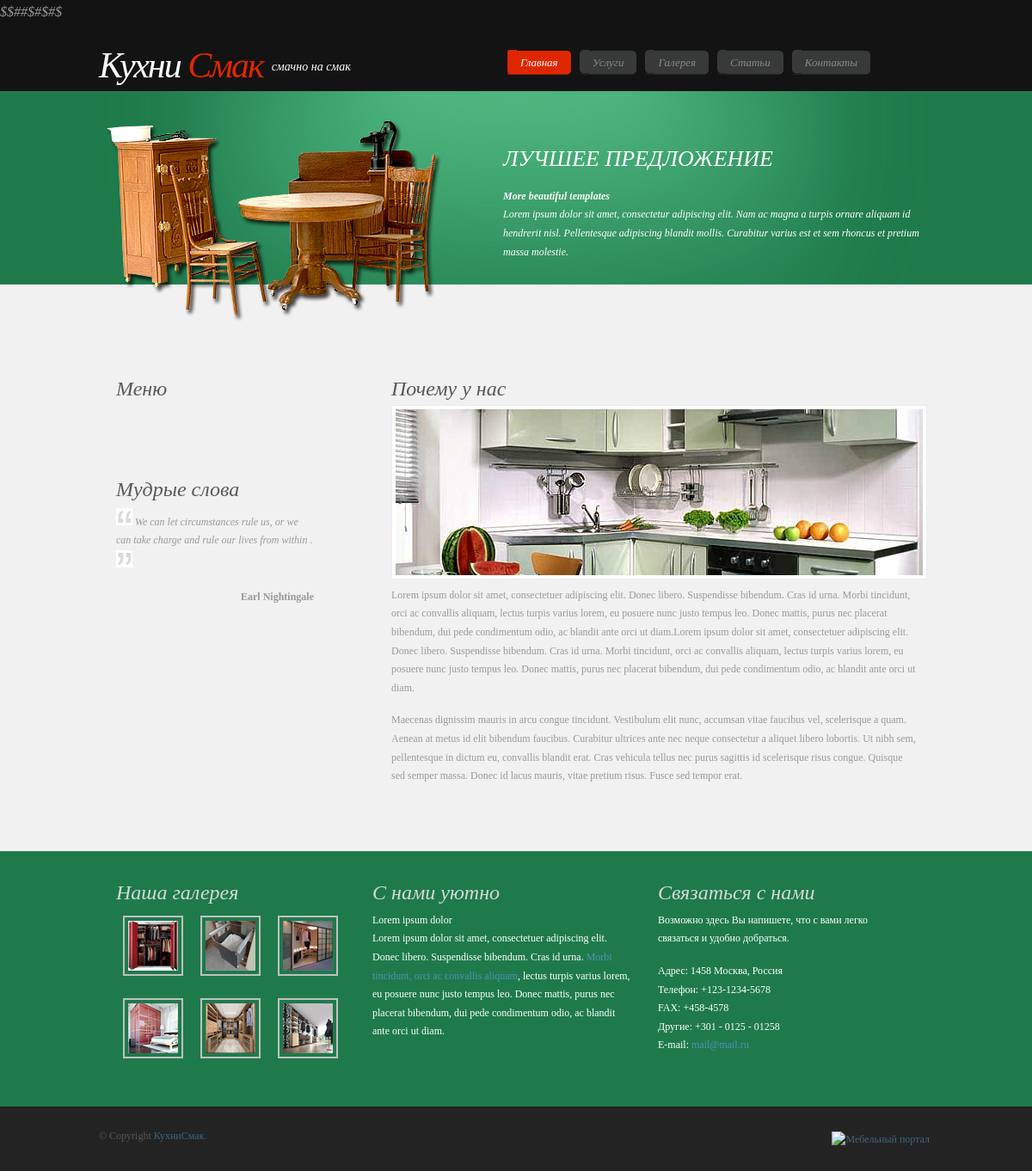
Before: / with the older database file.
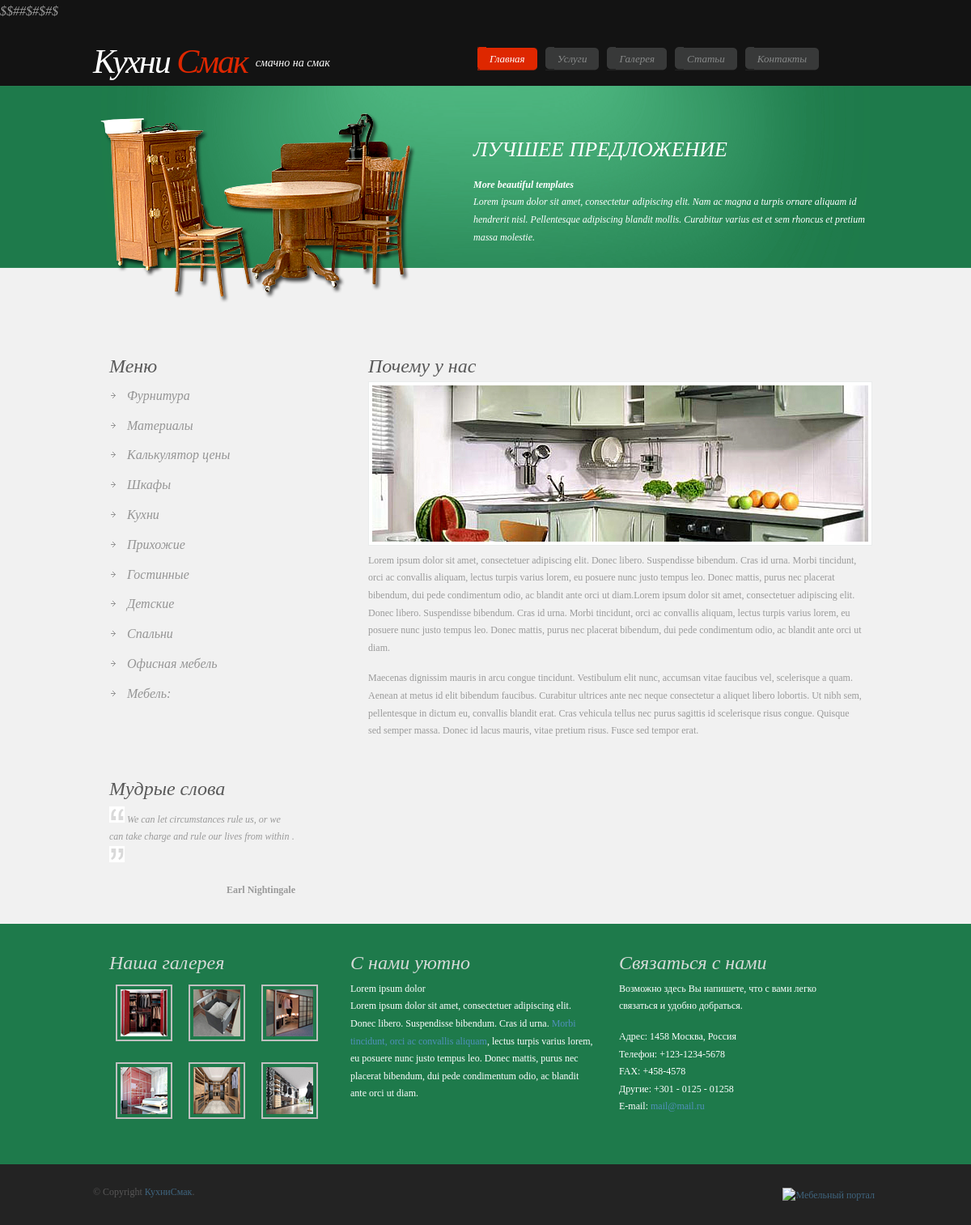
After: the same page with the newer database file.
### tables this page shows
CREATE TABLE IF NOT EXISTS `menu` (
  `id_menu` tinyint(10) unsigned NOT NULL AUTO_INCREMENT,
  `name_menu` varchar(255) NOT NULL,
  `text_menu` text NOT NULL,
  PRIMARY KEY (`id_menu`)
);

CREATE TABLE IF NOT EXISTS `category` (
  `id_category` tinyint(10) unsigned NOT NULL AUTO_INCREMENT,
  `name_category` varchar(255) NOT NULL,
  PRIMARY KEY (`id_category`)
);

### classes/ACore.php (the view, shortened to what this page needs)
<?php
	abstract class ACore{
		protected function get_header(){
		    $query = "SELECT id_menu, name_menu FROM menu";
	        $result = mysql_query($query);
		    echo'
		    <!DOCTYPE html PUBLIC "-//W3C//DTD XHTML 1.0 Transitional//EN" "http://www.w3.org/TR/xhtml1/DTD/xhtml1-transitional.dtd">
		    <html xmlns="http://www.w3.org/1999/xhtml">
		    <head>
		    <title>КухниСмак/Контакты</title>
		    <meta http-equiv="Content-Type" content="text/html; charset=UTF8" />
		    <link href="style.css" rel="stylesheet" type="text/css" />
		    <script type="text/javascript" src="highslide/highslide-with-html.js"></script>
		    <link rel="stylesheet" type="text/css" href="highslide/highslidehtml.css" />
		    <script type="text/javascript">
		    	hs.graphicsDir = "highslide/graphics/";
		    	hs.outlineType = "rounded-white";
		    	hs.wrapperClassName = "draggable-header";
		    </script>
		    </head>
		    <body>
		    <div class="main">
		      <div class="header">
		        <div class="header_resize">
		          <div class="logo">
		            <h1><a href="index.html">Кухни<span> Смак</span></a><small> смачно на смак</small></h1>
		          </div>
		          <div class="menu_nav">
		           <ul>';
		    for ($i=0; $i<5; $i++){
		        $row=mysql_fetch_array($result, MYSQL_ASSOC);
		        if($row['id_menu']==1){
		        	if ($_GET['id_menu']==$row['id_menu'] || !$_GET['id_menu']){
		        		print ('<li class="active">');
		        	}
		        	else{
		        		print ('<li>');
		        	}
		        	printf('<a href="?option=main&id_menu=%s"><span>%s</span></a></li>',$row['id_menu'],$row['name_menu'] );
		        }
		        else{
		        	if ($_GET['id_menu']==$row['id_menu']){
		        		print ('<li class="active">');
		        	}
		        	else{
		        		print ('<li>');
		        	}
		        	printf('<a href="?option=main&id_menu=%s"><span>%s</span></a></li>',$row['id_menu'],$row['name_menu'] );
		        }
		    }
		          echo '</ul>
		            <div class="clr"></div>
		          </div>
		          <div class="clr"></div>
		          <div class="header_img"><img src="images/main_img.png" alt="image" width="400" height="234" />
		          <h2>Лучшее предложение</h2>
		          <p><strong>More beautiful templates </strong><br />
		            Lorem ipsum dolor sit amet, consectetur adipiscing elit. Nam ac magna a turpis ornare aliquam id hendrerit nisl. Pellentesque adipiscing blandit mollis. Curabitur varius est et sem rhoncus et pretium massa molestie. </p>
		          <div class="clr"></div>
		          </div>
		        </div>
		      </div>
		      <div class="clr"></div>';
		}
		protected function get_left_bar(){
			$query = "SELECT id_category, name_category FROM category";
			$result = mysql_query($query);
			echo '
			<div class="content">
			    <div class="content_resize">
			      <div class="sidebar">
				    <div class="search"></div>
			        <div class="gadget">
			          <h2>Меню</h2>
			          <div class="clr"></div>
			          <ul class="sb_menu">';
			        	for ($i=0; $i<mysql_num_rows($result); $i++){
			        		$row=mysql_fetch_array($result, MYSQL_ASSOC);
			        		printf('<li><a href="&option=category&id_category=%s"><span>%s</span></a></li>',$row['id_category'],$row['name_category'] );
			        	}
			        echo'  </ul>
			        </div>
			        <div class="gadget">
			          <h2>Мудрые слова</h2>
			          <div class="clr"></div>
			          <p>   <img src="images/test_1.gif" alt="image" width="19" height="20" /> <em>We can let circumstances rule us, or we can take charge and rule our lives from within </em>.<img src="images/test_2.gif" alt="image" width="19" height="20" /></p>
			          <p style="float:right;"><strong>Earl Nightingale</strong></p>
			        </div>
			      </div>';
		}
		protected function get_footer(){
			echo'
			<div class="fbg">
			    <div class="fbg_resize">
			      <div class="col c1">
			        <h2><span>Наша</span> галерея</h2>
			<div class="highslide-gallery">
			<a href="images/gal11.jpg" class="highslide" onclick="return hs.expand(this)">
			    <img src="images/gal1.jpg"  alt="ДСП" title="Кликни" /></a>
			<a href="images/gal12.jpg" class="highslide" onclick="return hs.expand(this)">
			    <img src="images/gal2.jpg"  alt="ДСП" title="Кликни" /></a>
			<a href="images/gal13.jpg" class="highslide" onclick="return hs.expand(this)">
			    <img src="images/gal3.jpg"  alt="ДСП" title="Кликни" /></a>
			<a href="images/gal14.jpg" class="highslide" onclick="return hs.expand(this)">
			    <img src="images/gal4.jpg"  alt="ДСП" title="Кликни" /></a>
			<a href="images/gal15.jpg" class="highslide" onclick="return hs.expand(this)">
			    <img src="images/gal5.jpg"  alt="ДСП" title="Кликни" /></a>
			<a href="images/gal16.jpg" class="highslide" onclick="return hs.expand(this)">
			    <img src="images/gal6.jpg"  alt="ДСП" title="Кликни" /></a>
			</div>
			      </div>
			      <div class="col c2">
			        <h2><span>С нами уютно</span></h2>
			        <p>Lorem ipsum dolor<br />
			          Lorem ipsum dolor sit amet, consectetuer adipiscing elit. Donec libero. Suspendisse bibendum. Cras id urna. <a href="#">Morbi tincidunt, orci ac convallis aliquam</a>, lectus turpis varius lorem, eu posuere nunc justo tempus leo. Donec mattis, purus nec placerat bibendum, dui pede condimentum odio, ac blandit ante orci ut diam.</p>
			      </div>
			      <div class="col c3">
			        <h2><span>Связаться</span> с нами</h2>
			        <p>Возможно здесь Вы напишете, что с вами легко связаться и удобно добраться.</p>
			        <p class="contact_info"> <span>Адрес:</span> 1458 Москва, Россия<br />
			          <span>Телефон:</span> +123-1234-5678<br />
			          <span>FAX:</span> +458-4578<br />
			          <span>Другие:</span> +301 - 0125 - 01258<br />
			          <span>E-mail:</span> <a href="#">mail@mail.ru</a> </p>
			      </div>
			    </div>
			    <div class="footer">
			      <p class="lr">&copy; Copyright <a href="#"> КухниСмак</a>.</p>
			      <p class="lf"><a href="http://www.xn----8sb0bs2e.net"
			target="blank"><img src="http://www.xn----8sb0bs2e.net/files/yasam.jpg" BORDER=0 alt="Мебельный портал" /></a> </p>
			    </div>
			  </div>
			</div>
			</body>
			</html>
			';
		}
		public function get_body(){
			$this->get_header();
			$this->get_left_bar();
			$this->get_content();
			$this->get_footer();
		}
	}
?>

### index.php (shortened to what this page needs)
<?php
	require_once ("classes/ACore.php");
if ($_GET['option']){
	$class = trim(strip_tags($_GET['option']));
}
else{
	$class ='main';
}
if (file_exists("classes/".$class.".php")){
	if (class_exists($class)){
		$obj = new $class;
		$obj -> get_body();
	}
	else {
		exit("<p>Не правильные данные для входа</p>");
	}
}
else {
	exit('<p>Не правильный адрес</p>');
}
?>

### classes/main.php (shortened to what this page needs)
<?php
	class main extends ACore {
		 public function get_content(){
		 	$query = "SELECT text_menu FROM menu";
	        $result = mysql_query($query);
	        $row = mysql_fetch_array($result, MYSQL_ASSOC);
	        print_r($row['text_menu']);
		echo'
			<div class="clr"></div>
	      </div>
	    </div>';
		}
	}
?>

### style.css (style rules this page uses)
body { margin:0; padding:0; width:100%; color:#9a9a9a; font:italic 16px/1.8em Georgia, 'Times New Roman', Times, serif; }
html, .main { padding:0; margin:0; background:#f1f1f1 url(images/main_bg.gif) top repeat-x; }
.logo { padding:15px 0 20px 0; margin:0 auto; width:450px; float:left; }
h1 { margin:0; padding:5px 0; width:340px; color:#fff; font:42px Georgia, 'Times New Roman', Times, serif; letter-spacing:-2px; font-style:italic; }
h1 a { color:#fff; text-decoration:none; float:left; }
h1 span { color:#de2700; }
h1 small { color:#fff; float:left; padding:18px 0 0 10px; font:italic 14px Georgia, 'Times New Roman', Times, serif; letter-spacing:normal; }
h2 { font:italic 24px Georgia, 'Times New Roman', Times, serif; padding:0; margin:5px 0; color:#595959; }
p { margin:8px 0; padding:0 0 8px 0; font:normal 12px/1.8em Georgia, 'Times New Roman', Times, serif; }
a { color:#78bbe6; text-decoration:none; }
.header, .content, .menu_nav, .fbg, .footer, form, ol, ol li, ul, .content .mainbar, .content .sidebar { margin:0; padding:0; }
.header_resize { margin:0 auto; padding:3px 0 0 0; width:970px; }
.header_img { width:970px; padding:20px 0 0 0; }
.header_img img { float:left; }
.header_img h2 { width:500px; float:right; text-align:left; font: italic 26px Georgia, 'Times New Roman', Times, serif; color:#fff; padding:30px 0 0 0; margin:0; text-transform:uppercase; }
.header_img p { width:500px; float:right; text-align:left; font: italic 12px Georgia, 'Times New Roman', Times, serif; color:#fff; line-height:1.8em; padding:10px 0 0 0; }
.menu_nav { margin:20px 0 0 0; padding:3px 0 0 10px; float:right; width:500px; }
.menu_nav ul { list-style:none; padding:0; margin:0; }
.menu_nav li { float:left; padding:0 5px; }
.menu_nav li a { background:url(images/r_menu_one.gif) no-repeat right; font:italic 13px Georgia, 'Times New Roman', Times, serif; color:#878989; display:block; float:left; padding:10px 0; }
.menu_nav li a span { background:url(images/l_menu_one.gif) no-repeat left; padding:10px 15px; }
.menu_nav li.active a { text-decoration:none; color:#fff; background:url(images/r_menu.gif) no-repeat right; }
.menu_nav li.active a span { text-decoration:none; color:#fff; background:url(images/l_menu.gif) no-repeat left; }
.content { padding:10px 0 0 0; }
.content_resize { margin:0 auto; padding:20px 0 0 0; width:970px; }
.content .mainbar { margin:0; float:right; }
.content .mainbar img { float:left; padding:4px; margin:0 10px 0 0; border:1px solid #eaecec; background-color:#fff; }
.content .mainbar .article { margin:0 0 20px 0; padding:30px 20px; width:610px; }
.content .sidebar { margin:0; padding:0; float:left; }
.content .sidebar .gadget { margin:0 0 20px 0; padding:30px 20px; width:230px; }
ul.sb_menu, ul.ex_menu { margin:0; padding:0; list-style:none; color:#959595; }
ul.sb_menu li, ul.ex_menu li { margin:0; }
ul.sb_menu li { padding:4px 0 4px 12px; width:220px; }
ul.sb_menu li a, ul.ex_menu li a { color:#959595; text-decoration:none; margin-left:-12px; padding-left:22px; background:url(images/li_a_hover.gif) left no-repeat; }
.fbg { padding:10px 0 0 0;background: #1e7a4b url(images/fbg_bg.gif) bottom repeat-x; margin:10px 0 0 0; }
.fbg_resize { margin:0 auto; padding:20px 20px; width:930px; }
.fbg h2 { color:#d4dad7; }
.fbg p { color:#fff; }
.fbg a { color:#5190bb; text-decoration:none; }
.fbg img { padding:4px; border: background-color:#fff; }
.fbg .col { margin:0; float:left; }
.fbg .c1 { padding:0 16px 0 0; width:266px; }
.fbg .c2 { padding:0 16px; width:300px; }
.fbg .c3 { padding:0 0 0 16px; width:260px; }
.fbg .c1 img { margin:8px; }
.footer { width:970px; margin:0 auto; padding:40px 0 20px 0; }
.footer p.lf { margin:0; padding:4px 0; float:right; width:auto; text-align:right; line-height:1.5em; color:#575656; }
.footer p.lf a { color:#3f647e; }
.footer p.lr { margin:0; padding:4px 0; float:left; width:auto; line-height:1.5em; color:#575656; }
.footer p.lr a { color:#3f647e; }

### highslide/highslidehtml.css (style rules this page uses)
.highslide { outline: none; text-decoration: none; }
.highslide img { border: 2px solid silver; }

Changed rows visible on the page:
added category: name_category "Фурнитура"
added category: name_category "Материалы"
added category: name_category "Калькулятор цены"
added category: name_category "Шкафы"
added category: name_category "Кухни"
added category: name_category "Прихожие"
added category: name_category "Гостинные"
added category: name_category "Детские"
added category: name_category "Спальни"
added category: name_category "Офисная мебель"
added category: name_category "Мебель:"
